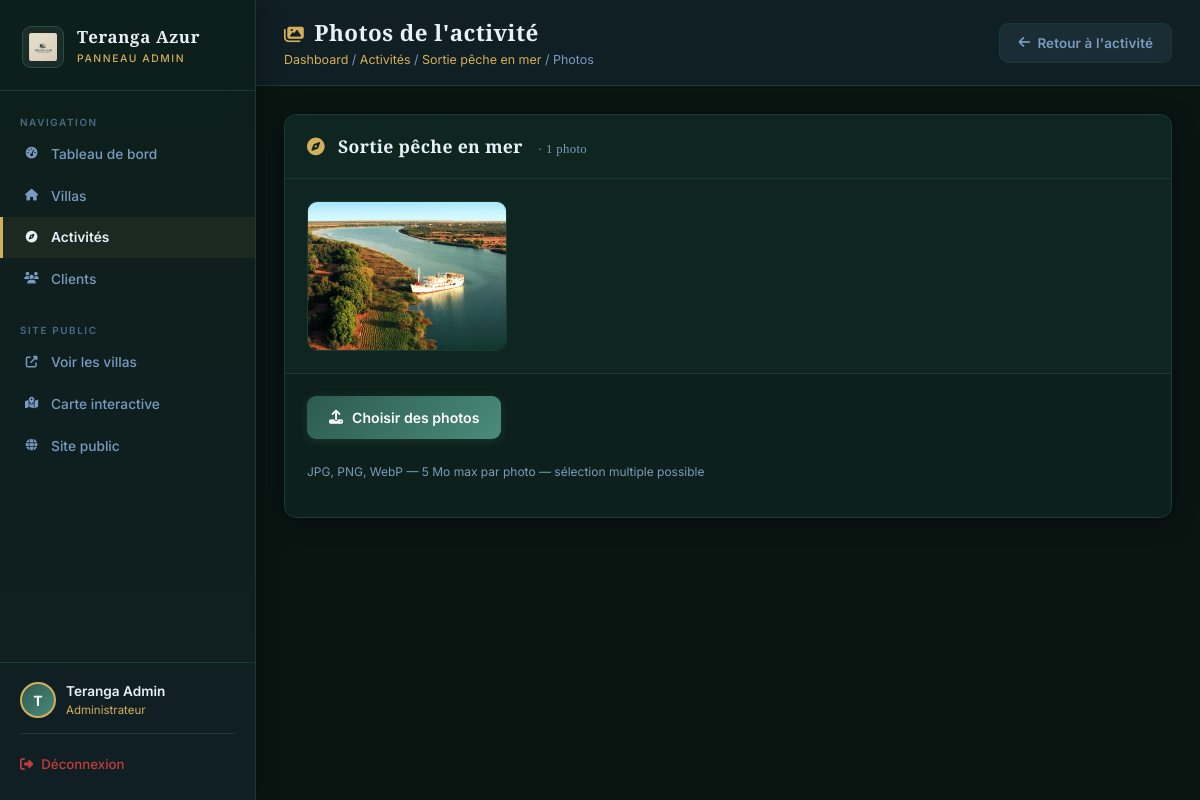
Page /admin/activite-images.php?activite_id=1 (signed in) on the committed database.
### tables this page shows
CREATE TABLE `activites` (
  `id` int(11) NOT NULL AUTO_INCREMENT,
  `nom_activite` varchar(255) NOT NULL,
  `description` text DEFAULT NULL,
  `duree_heures` int(11) NOT NULL,
  `prix_par_personne` decimal(10,2) NOT NULL,
  `lieu_depart` varchar(255) DEFAULT NULL,
  `created_at` timestamp NULL DEFAULT current_timestamp(),
  `latitude` decimal(10,8) DEFAULT NULL,
  `longitude` decimal(11,8) DEFAULT NULL,
  PRIMARY KEY (`id`)
);

CREATE TABLE `images_activites` (
  `id` int(11) NOT NULL AUTO_INCREMENT,
  `activite_id` int(11) NOT NULL,
  `url` varchar(255) NOT NULL,
  `ordre` int(11) DEFAULT 0,
  `created_at` timestamp NULL DEFAULT current_timestamp(),
  PRIMARY KEY (`id`),
  KEY `activite_id` (`activite_id`),
  CONSTRAINT `1` FOREIGN KEY (`activite_id`) REFERENCES `activites` (`id`) ON DELETE CASCADE
);

### admin/activite-images.php (the view, shortened to what this page needs)
<?php
require_once '../config/db.php';
$activite_id = isset($_GET['activite_id']) && is_numeric($_GET['activite_id']) ? (int)$_GET['activite_id'] : 0;
$s = $pdo->prepare("SELECT * FROM activites WHERE id = ?");
$s->execute([$activite_id]);
$activite = $s->fetch();
$images = $pdo->prepare("SELECT * FROM images_activites WHERE activite_id = ? ORDER BY id");
$images->execute([$activite_id]);
$images = $images->fetchAll();
?>
<!DOCTYPE html>
<html lang="fr">
<head>
  <link rel="stylesheet" href="https://cdnjs.cloudflare.com/ajax/libs/font-awesome/6.5.0/css/all.min.css">
  <link rel="stylesheet" href="../css/admin.css">
</head>
<body class="admin-body">
<aside class="admin-sidebar">
  <a href="../index.php" class="admin-sidebar-logo">
    <img src="../images/Logo.png" alt="Teranga Azur">
    <div><span>Teranga Azur</span><small>Panneau Admin</small></div>
  </a>
  <nav class="admin-nav">
    <div class="admin-nav-label">Navigation</div>
    <a href="dashboard.php"><i class="fas fa-tachometer-alt"></i> Tableau de bord</a>
    <a href="villas.php"><i class="fas fa-home"></i> Villas</a>
    <a href="activites.php" class="active"><i class="fas fa-compass"></i> Activités</a>
    <a href="clients.php"><i class="fas fa-users"></i> Clients</a>
    <div class="admin-nav-label" style="margin-top:18px;">Site public</div>
    <a href="../villas.php" target="_blank"><i class="fas fa-external-link-alt"></i> Voir les villas</a>
    <a href="../carte.php" target="_blank"><i class="fas fa-map-marked-alt"></i> Carte interactive</a>
    <a href="../index.php" target="_blank"><i class="fas fa-globe"></i> Site public</a>
  </nav>
  <div class="admin-sidebar-footer">
    <div class="admin-user">
      <div class="admin-avatar"><?= strtoupper(substr($_SESSION['client_prenom'] ?? 'A', 0, 1)) ?></div>
      <div>
        <div style="font-weight:600;font-size:0.85rem;color:var(--a-text);"><?= htmlspecialchars(($_SESSION['client_prenom'] ?? '') . ' ' . ($_SESSION['client_nom'] ?? '')) ?></div>
        <div style="font-size:0.72rem;color:var(--a-or);">Administrateur</div>
      </div>
    </div>
    <a href="../logout.php"><i class="fas fa-sign-out-alt"></i> Déconnexion</a>
  </div>
</aside>
<main class="admin-main">
  <div class="admin-topbar">
    <div>
      <h1><i class="fas fa-images" style="color:var(--a-or);margin-right:10px;font-size:1.1rem;"></i>Photos de l'activité</h1>
      <div class="admin-breadcrumb">
        <a href="dashboard.php">Dashboard</a> /
        <a href="activites.php">Activités</a> /
        <a href="activite-form.php?id=<?= $activite_id ?>"><?= htmlspecialchars($activite['nom_activite']) ?></a> /
        Photos
      </div>
    </div>
    <a href="activite-form.php?id=<?= $activite_id ?>" class="btn-admin btn-admin-ghost">
      <i class="fas fa-arrow-left"></i> Retour à l'activité
    </a>
  </div>
  <div class="admin-content">
    <div class="admin-card">
      <div class="admin-card-header">
        <h2>
          <i class="fas fa-compass" style="color:var(--a-or);margin-right:8px;"></i>
          <?= htmlspecialchars($activite['nom_activite']) ?>
          <span style="font-size:.8rem;font-weight:400;color:var(--a-muted);margin-left:10px;">
            · <?= count($images) ?> photo<?= count($images) > 1 ? 's' : '' ?>
          </span>
        </h2>
      </div>
      <?php if (!empty($images)): ?>
      <div class="photo-grid">
        <?php foreach ($images as $img): ?>
        <div class="photo-card">
          <img src="../<?= htmlspecialchars($img['url']) ?>" alt=""
               onerror="this.src='../images/Logo.png';this.style.objectFit='contain';this.style.padding='20px'">
        </div>
        <?php endforeach; ?>
      </div>
      <?php endif; ?>
      <div class="upload-box">
        <form method="POST" enctype="multipart/form-data" id="uploadForm">
          <label for="photoInput" class="upload-label">
            <i class="fas fa-upload"></i> Choisir des photos
          </label>
          <div class="hint" id="hintText">JPG, PNG, WebP — 5 Mo max par photo — sélection multiple possible</div>
        </form>
      </div>
    </div>
  </div>
</main>
</body>
</html>

### admin/activite-images.php (style rules this page uses)
.photo-grid { display: grid; grid-template-columns: repeat(auto-fill, minmax(160px,1fr)); gap: 14px; padding: 22px; }
.photo-card { position: relative; border-radius: 10px; overflow: hidden; border: 1px solid var(--a-border); background: var(--a-input); aspect-ratio: 4/3; }
.photo-card img { width: 100%; height: 100%; object-fit: cover; display: block; }
.upload-box { padding: 22px; border-top: 1px solid var(--a-border); background: rgba(0,0,0,.15); }
.upload-box label.upload-label { display: inline-flex; align-items: center; gap: 9px; padding: 11px 22px; border-radius: 9px; background: linear-gradient(135deg, var(--a-bleu-m) 0%, var(--a-bleu-l) 100%); color: #fff; font-size: 0.88rem; font-weight: 600; cursor: pointer; transition: box-shadow .18s, transform .18s; box-shadow: 0 2px 10px rgba(45,90,79,.4); text-transform: none; letter-spacing: 0; }
.upload-box .hint { font-size: 0.75rem; color: var(--a-muted); margin-top: 8px; }

### rows in the picture
activites: nom_activite "Sortie pêche en mer"
images_activites: url (picture)

### other values in the picture
substr($_SESSION['client_prenom'] ?? 'A', 0, 1) "T"
count($images) "1"
